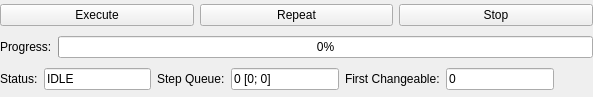
<?xml version="1.0" encoding="UTF-8"?>
<ui version="4.0">
 <class>Form</class>
 <widget class="QWidget" name="Form">
  <property name="geometry">
   <rect>
    <x>0</x>
    <y>0</y>
    <width>593</width>
    <height>97</height>
   </rect>
  </property>
  <property name="windowTitle">
   <string>Form</string>
  </property>
  <layout class="QVBoxLayout" name="verticalLayout">
   <property name="margin">
    <number>0</number>
   </property>
   <item>
    <layout class="QHBoxLayout" name="horizontalLayout">
     <item>
      <widget class="QPushButton" name="executePushButton">
       <property name="text">
        <string>Execute</string>
       </property>
      </widget>
     </item>
     <item>
      <widget class="QPushButton" name="repeatPushButton">
       <property name="text">
        <string>Repeat</string>
       </property>
      </widget>
     </item>
     <item>
      <widget class="QPushButton" name="stopPushButton">
       <property name="text">
        <string>Stop</string>
       </property>
      </widget>
     </item>
    </layout>
   </item>
   <item>
    <layout class="QHBoxLayout" name="horizontalLayout_2">
     <item>
      <widget class="QLabel" name="progressLabel">
       <property name="text">
        <string>Progress:</string>
       </property>
      </widget>
     </item>
     <item>
      <widget class="QProgressBar" name="executionProgressBar">
       <property name="value">
        <number>0</number>
       </property>
      </widget>
     </item>
    </layout>
   </item>
   <item>
    <layout class="QHBoxLayout" name="horizontalLayout_3">
     <item>
      <widget class="QLabel" name="statusLabel">
       <property name="text">
        <string>Status:</string>
       </property>
      </widget>
     </item>
     <item>
      <widget class="QLineEdit" name="statusLineEdit">
       <property name="focusPolicy">
        <enum>Qt::NoFocus</enum>
       </property>
       <property name="text">
        <string>IDLE</string>
       </property>
       <property name="readOnly">
        <bool>true</bool>
       </property>
       <property name="placeholderText">
        <string>IDLE</string>
       </property>
      </widget>
     </item>
     <item>
      <widget class="QLabel" name="stepQueueLabel">
       <property name="text">
        <string>Step Queue:</string>
       </property>
      </widget>
     </item>
     <item>
      <widget class="QLineEdit" name="stepQueueLineEdit">
       <property name="enabled">
        <bool>true</bool>
       </property>
       <property name="sizePolicy">
        <sizepolicy hsizetype="Minimum" vsizetype="Fixed">
         <horstretch>0</horstretch>
         <verstretch>0</verstretch>
        </sizepolicy>
       </property>
       <property name="focusPolicy">
        <enum>Qt::NoFocus</enum>
       </property>
       <property name="toolTip">
        <string/>
       </property>
       <property name="statusTip">
        <string/>
       </property>
       <property name="whatsThis">
        <string/>
       </property>
       <property name="text">
        <string>0 [0; 0]</string>
       </property>
       <property name="readOnly">
        <bool>true</bool>
       </property>
       <property name="placeholderText">
        <string>0</string>
       </property>
      </widget>
     </item>
     <item>
      <widget class="QLabel" name="firstChangeableLabel">
       <property name="text">
        <string>First Changeable:</string>
       </property>
      </widget>
     </item>
     <item>
      <widget class="QLineEdit" name="firstChangeableLineEdit">
       <property name="sizePolicy">
        <sizepolicy hsizetype="Minimum" vsizetype="Fixed">
         <horstretch>0</horstretch>
         <verstretch>0</verstretch>
        </sizepolicy>
       </property>
       <property name="focusPolicy">
        <enum>Qt::NoFocus</enum>
       </property>
       <property name="toolTip">
        <string extracomment="Step index of first step in queue which can still be changed."/>
       </property>
       <property name="statusTip">
        <string extracomment="Step index of first step in queue which can still be changed."/>
       </property>
       <property name="whatsThis">
        <string extracomment="Step index of first step in queue which can still be changed."/>
       </property>
       <property name="text">
        <string>0</string>
       </property>
       <property name="readOnly">
        <bool>true</bool>
       </property>
       <property name="placeholderText">
        <string>0</string>
       </property>
      </widget>
     </item>
     <item>
      <spacer name="horizontalSpacer">
       <property name="orientation">
        <enum>Qt::Horizontal</enum>
       </property>
       <property name="sizeHint" stdset="0">
        <size>
         <width>40</width>
         <height>20</height>
        </size>
       </property>
      </spacer>
     </item>
    </layout>
   </item>
  </layout>
 </widget>
 <resources/>
 <connections/>
</ui>
